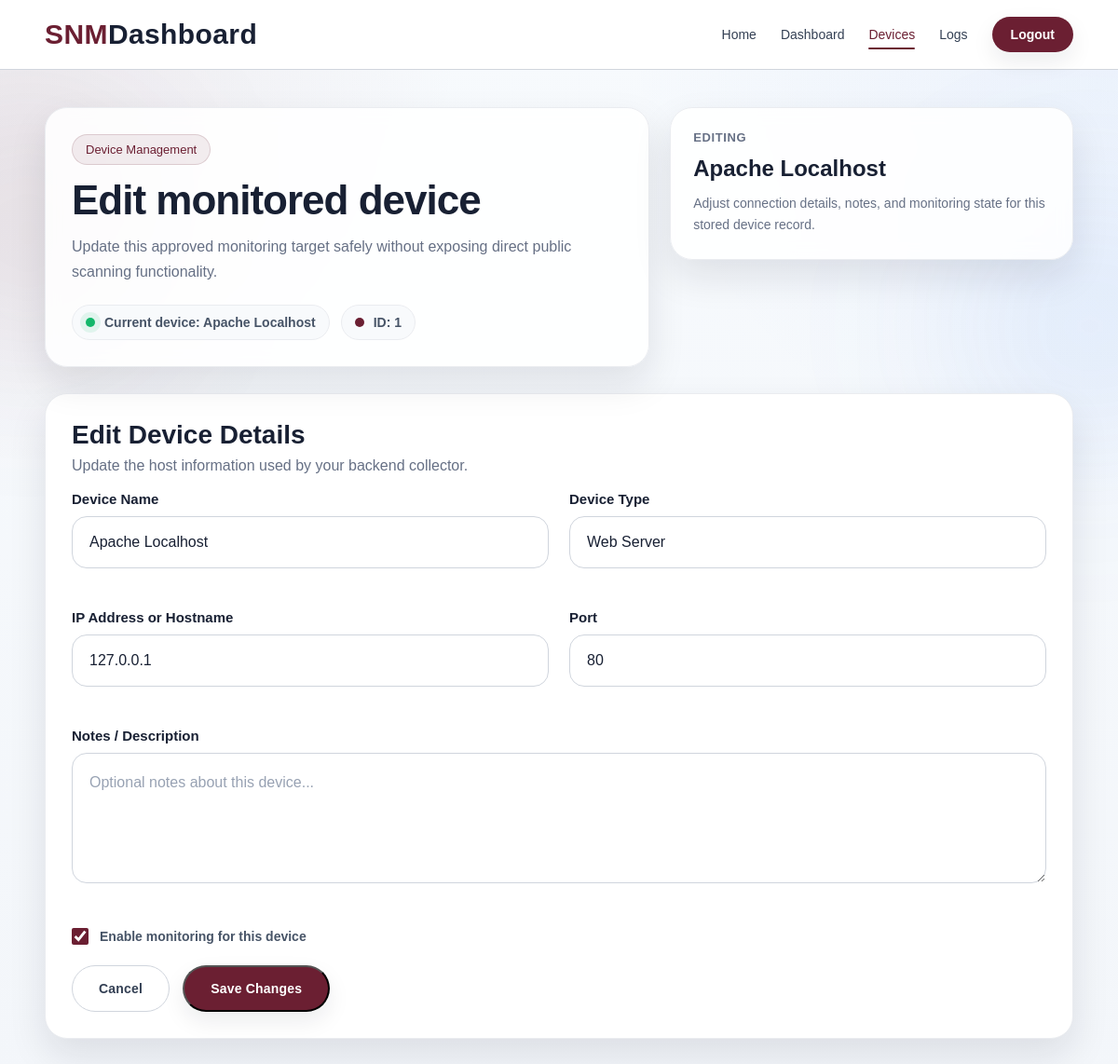
The page /edit-device.php?id=1 (signed in) on the database its author committed.
### tables this page shows
CREATE TABLE `devices` (
  `id` int(11) NOT NULL,
  `device_name` varchar(100) NOT NULL,
  `ip_address` varchar(45) NOT NULL,
  `port` int(11) NOT NULL,
  `device_type` varchar(50) DEFAULT 'Unknown',
  `notes` text DEFAULT NULL,
  `is_active` tinyint(1) DEFAULT 1,
  `created_at` timestamp NOT NULL DEFAULT current_timestamp()
);

### edit-device.php (the view, shortened to what this page needs)
<?php
require 'database.php';
$device_id = isset($_GET['id']) ? (int) $_GET['id'] : 0;
$stmt = $conn->prepare("
    SELECT id, device_name, ip_address, port, device_type, notes, is_active
    FROM devices
    WHERE id = ?
    LIMIT 1
");
$stmt->bind_param("i", $device_id);
$stmt->execute();
$result = $stmt->get_result();
$device = $result->fetch_assoc();
$device_name = $device['device_name'];
$ip_address = $device['ip_address'];
$port = (string) $device['port'];
$device_type = $device['device_type'] ?? '';
$notes = $device['notes'] ?? '';
$is_active = (int) $device['is_active'];
?>
<!DOCTYPE html>
<html lang="en">
<head>
    <link rel="stylesheet" href="style.css">
</head>
<body>
<section class="dashboard-page dashboard-page-enhanced">
    <div class="dashboard-bg-orb dashboard-bg-orb-two"></div>
    <nav class="navbar dashboard-nav">
        <div class="nav-shell">
            <div class="logo">SNM<span>Dashboard</span></div>
            <div class="nav-links">
                <a href="index.php">Home</a>
                <a href="dashboard.php">Dashboard</a>
                <a href="devices.php" class="active-link">Devices</a>
                <a href="logs.php">Logs</a>
                <form method="POST" action="logout.php" class="logout-form">
                    <button type="submit" class="nav-button logout-button">Logout</button>
                </form>
            </div>
        </div>
    </nav>
    <div class="dashboard-container">
        <div class="dashboard-hero-panel">
            <div class="dashboard-hero-copy">
                <p class="dashboard-tag">Device Management</p>
                <h1>Edit monitored device</h1>
                <p class="dashboard-subtext">
                    Update this approved monitoring target safely without exposing direct public scanning functionality.
                </p>
                <div class="dashboard-hero-meta">
                    <div class="meta-chip">
                        <span class="meta-dot meta-dot-live"></span>
                        <span>Current device: <?php echo htmlspecialchars($device['device_name']); ?></span>
                    </div>
                    <div class="meta-chip">
                        <span class="meta-dot"></span>
                        <span>ID: <?php echo (int)$device_id; ?></span>
                    </div>
                </div>
            </div>
            <div class="dashboard-hero-side">
                <div class="hero-side-card">
                    <span class="hero-side-label">Editing</span>
                    <strong><?php echo htmlspecialchars($device['device_name']); ?></strong>
                    <p>Adjust connection details, notes, and monitoring state for this stored device record.</p>
                </div>
            </div>
        </div>
        <div class="dashboard-panel form-panel">
            <div class="panel-header">
                <h2>Edit Device Details</h2>
                <p>Update the host information used by your backend collector.</p>
            </div>
            <form method="POST" action="edit-device.php?id=<?php echo (int)$device_id; ?>" class="device-form">
                <div class="form-grid">
                    <div class="form-group">
                        <label for="device_name">Device Name</label>
                        <input
                            type="text"
                            id="device_name"
                            name="device_name"
                            placeholder="e.g. Internal Web Node"
                            value="<?php echo htmlspecialchars($device_name); ?>"
                            maxlength="100"
                            required
                        >
                    </div>
                    <div class="form-group">
                        <label for="device_type">Device Type</label>
                        <input
                            type="text"
                            id="device_type"
                            name="device_type"
                            placeholder="e.g. Web Server"
                            value="<?php echo htmlspecialchars($device_type); ?>"
                            maxlength="50"
                        >
                    </div>
                    <div class="form-group">
                        <label for="ip_address">IP Address or Hostname</label>
                        <input
                            type="text"
                            id="ip_address"
                            name="ip_address"
                            placeholder="e.g. 127.0.0.1 or localhost"
                            value="<?php echo htmlspecialchars($ip_address); ?>"
                            maxlength="253"
                            required
                        >
                    </div>
                    <div class="form-group">
                        <label for="port">Port</label>
                        <input
                            type="number"
                            id="port"
                            name="port"
                            placeholder="e.g. 5000"
                            value="<?php echo htmlspecialchars($port); ?>"
                            min="1"
                            max="65535"
                            required
                        >
                    </div>
                </div>
                <div class="form-group">
                    <label for="notes">Notes / Description</label>
                    <textarea
                        id="notes"
                        name="notes"
                        class="form-textarea"
                        placeholder="Optional notes about this device..."
                        maxlength="1000"
                    ><?php echo htmlspecialchars($notes); ?></textarea>
                </div>
                <div class="form-check-row">
                    <label class="checkbox-label">
                        <input
                            type="checkbox"
                            name="is_active"
                            <?php echo (int)$is_active === 1 ? 'checked' : ''; ?>
                        >
                        <span>Enable monitoring for this device</span>
                    </label>
                </div>
                <div class="form-actions">
                    <a href="devices.php" class="btn-secondary">Cancel</a>
                    <button type="submit" class="btn-primary">Save Changes</button>
                </div>
            </form>
        </div>
    </div>
</section>
</body>
</html>

### rows shown on the page
devices: device_name "Apache Localhost", device_type "Web Server", ip_address "127.0.0.1", port "80", is_active "☑"

### other values the page prints
$device_id "1"
